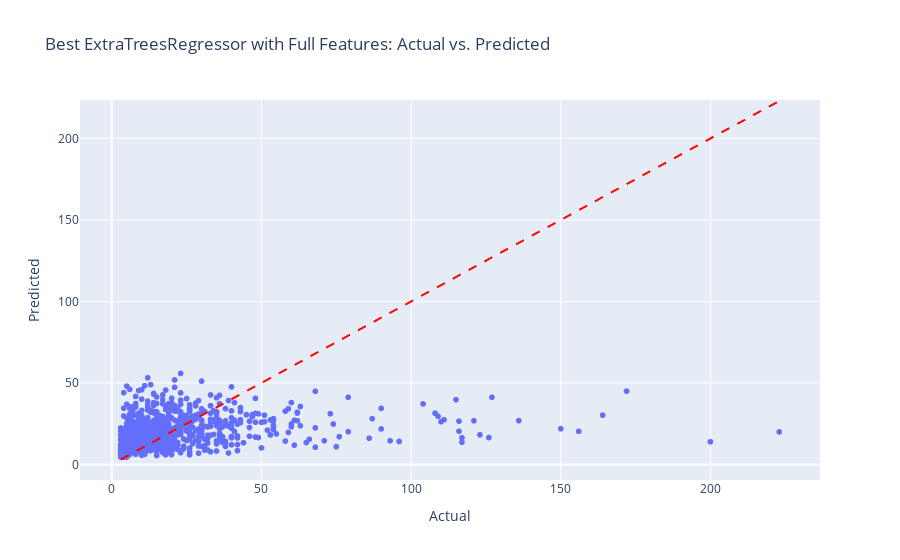

Notebook code cell kept with this figure:
### Markdown cell above
## Hyperparametertuning ExtraTreesRegressor

### Code cell
from sklearn.model_selection import RandomizedSearchCV

X_train_full = X_train_imputed
X_val_full = X_val_imputed

# Define the parameter grid for ExtraTreesRegressor
param_grid_et = {
    'n_estimators': [100, 200, 500],  # Number of trees
    'max_depth': [10, 20, 50, None],  # Maximum depth of the tree
    'min_samples_split': [2, 5, 10],  # Minimum samples required to split an internal node
    'min_samples_leaf': [1, 2, 4],    # Minimum samples required to be at a leaf node
    'bootstrap': [True, False]        # Whether bootstrap samples are used when building trees
}

# Initialize RandomizedSearchCV for ExtraTreesRegressor
random_search_et = RandomizedSearchCV(
    estimator=ExtraTreesRegressor(random_state=42),
    param_distributions=param_grid_et,
    n_iter=50,  # Number of random parameter combinations to try
    cv=5,  # 5-fold cross-validation
    scoring='neg_root_mean_squared_error',
    verbose=2,
    random_state=42,
    n_jobs=-1  # Use all available cores
)

# Fit the random search model on the full feature set (X_train_full)
random_search_et.fit(X_train_full, y_train)

# Best hyperparameters
print(f"Best Hyperparameters: {random_search_et.best_params_}")

# Best RMSE score
best_rmse = -random_search_et.best_score_
print(f"Best RMSE Score: {best_rmse:.3f}")

# After finding the best model, use it to predict on the validation set
best_et_model = random_search_et.best_estimator_

# Predict on the validation set (with full features)
y_val_pred_best_et = best_et_model.predict(X_val_full)

# Calculate RMSE for the full feature set
rmse_best_et = root_mean_squared_error(y_val, y_val_pred_best_et)
print(f"RMSE on Validation Set with Full Features: {rmse_best_et:.3f}")

# Call the plot_actual_vs_pred function to visualize actual vs predicted values
plot_actual_vs_pred(y_val, y_val_pred_best_et, "Best ExtraTreesRegressor with Full Features")

### Figure 1 — Plotly figure (JSON) as saved in the notebook; plotly's stock layout.template omitted (floating-point values rounded to 4 significant figures; data arrays with more than 128 entries replaced by an {"elided": "..."} marker saying what was removed)
{"data": [{"hovertemplate": "Actual=%{x}<br>Predicted=%{y}<extra></extra>", "legendgroup": "", "marker": {"color": "#636efa", "symbol": "circle"}, "mode": "markers", "name": "", "showlegend": false, "type": "scattergl", "x": {"elided": "1160 int values"}, "xaxis": "x", "y": {"elided": "1160 float values"}, "yaxis": "y"}], "layout": {"legend": {"tracegroupgap": 0}, "shapes": [{"line": {"color": "Red", "dash": "dash"}, "type": "line", "x0": 3, "x1": 223, "y0": 3, "y1": 223}], "title": {"text": "Best ExtraTreesRegressor with Full Features: Actual vs. Predicted"}, "xaxis": {"anchor": "y", "domain": [0, 1], "title": {"text": "Actual"}}, "yaxis": {"anchor": "x", "domain": [0, 1], "title": {"text": "Predicted"}}}}
